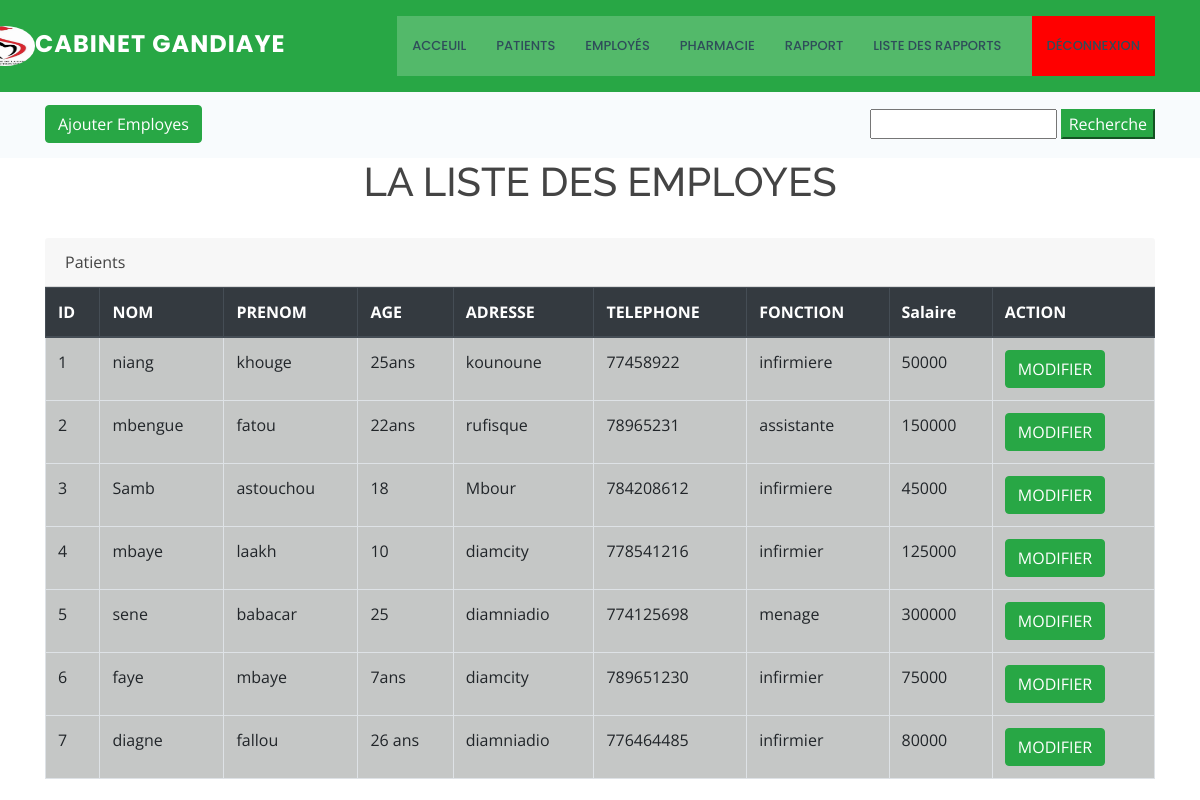
The page /recemp.php (signed in) on the database its author committed.
### tables this page shows
CREATE TABLE IF NOT EXISTS `employe` (
  `id_emp` int NOT NULL AUTO_INCREMENT,
  `prenom_emp` varchar(100) NOT NULL,
  `nom_emp` varchar(100) NOT NULL,
  `adr_emp` varchar(250) NOT NULL,
  `numtel_emp` varchar(15) NOT NULL,
  `cni` int NOT NULL,
  `age` varchar(15) NOT NULL,
  `fonc_emp` varchar(150) NOT NULL,
  PRIMARY KEY (`id_emp`)
);

### recemp.php (the view, shortened to what this page needs)
<!DOCTYPE html>
<html lang="en">
<?php include 'nav.php'; ?>
    <section class="breadcrumbs">
      <div class="container">
        <div class="d-flex justify-content-between align-items-center">
          <ol>
            <li><a class='btn btn-success float-start' href="colorlib-regform-19/ajouteremp.php">Ajouter Employes</a></li>
          </ol>
                   <?php echo "<form class='form-signin' action='recemp.php' method='POST'>
<input type='text' name='requete' class='form-header'>
<input type='submit' value='Recherche' class='btn-success'>
</form>";
 ?>
        </div>
      </div>
    </section>
    <div class="container">
      <h1 style="text-align: center;">LA LISTE DES EMPLOYES</h1>
      <table class="table table-bordered">
        <thead class="thead-dark">
          <tr>
            <th>ID</th>
            <th>NOM</th>
            <th>PRENOM</th>
            <th>AGE</th>
            <th>ADRESSE</th>
            <th>TELEPHONE</th>
            <th>FONCTION</th>
            <th>Salaire</th>
            <th>ACTION</th>
          </tr>
        </thead>
        <tbody style="background-color: rgb(197,199,198);" >
  <?php
  include('connexion-db.php');
       $req = "SELECT * FROM employe WHERE nom_emp LIKE ? " ;
     $parm = "%";
     $param_term = $parm . $_REQUEST["requete"] . "%";
         if($stmt = mysqli_prepare($conn, $req)){
         mysqli_stmt_bind_param($stmt, "s", $param_term);
         if(mysqli_stmt_execute($stmt)){
          $result = mysqli_stmt_get_result($stmt);
        echo '<br><div class="table-header"><div class="card-header">Patients</div>';
        if(mysqli_num_rows($result) > 0){
                while($row = mysqli_fetch_array($result, MYSQLI_ASSOC)){
           echo "<tr><td>".$row["id_emp"]."</td><td>".$row["nom_emp"]."</td><td>".$row["prenom_emp"]."</td><td>".$row["age"]."</td><td>".$row["adr_emp"]."</td><td>".$row["numtel_emp"]."</td><td>".$row["fonc_emp"]."</td><td>".$row["cni"]."</td><td><a class='btn btn-success float-center' href='colorlib-regform-19/modifieremp.php?id_emp=".$row["id_emp"]."''>MODIFIER</a></td></tr></tr>";
    }
    }
    }
    echo "</table>";
  } else {
    echo '<p class="align-middle">La liste des employes est vide</p>';
  }
  echo '</div></div></div>';
    ?>
</body>
</html>

### nav.php (shortened to what this page needs)
<!DOCTYPE html>
<html lang="en">
<head>
  <link href="assets/vendor/bootstrap/css/bootstrap.min.css" rel="stylesheet">
  <link href="assets/vendor/icofont/icofont.min.css" rel="stylesheet">
  <link href="assets/vendor/boxicons/css/boxicons.min.css" rel="stylesheet">
  <link href="assets/vendor/venobox/venobox.css" rel="stylesheet">
  <link href="assets/vendor/owl.carousel/assets/owl.carousel.min.css" rel="stylesheet">
  <link href="assets/vendor/aos/aos.css" rel="stylesheet">
  <link href="assets/css/style.css" rel="stylesheet">
</head>
<body>
  <header id="header" class="fixed-top p-3 mb-2 bg-success text-white" >
    <div class="container d-flex align-items-center">
      <div class="logo mr-auto">
        <h1 class="text-light" style="margin-left: -70px;"><a href="index.php"><img src="th (4).jpg" alt="log" style="border-radius: 50%;height: 100px; width: 60px;"><span>Cabinet Gandiaye</span></a></h1>
      </div>
      <nav class="nav-menu d-none d-lg-block">
        <ul>
          <li style="color: white;"><a href="index.php">Acceuil</a></li>
          <li style="color: white;"><a href="inner-page.php">Patients</a></li>
          <li style="color: white;"><a href="employes.php">Employés</a></li>
          <li style="color: white;"><a href="pharmacie.php">Pharmacie</a></li>
          <li style="color: white;"><a href="colorlib-regform-19/formrap.php">Rapport</a></li>
          <li class="drop-down" style="color: white;"><a href="">Liste des Rapports</a>
            <?php
                                     include('connexion-db.php');
                                    $query = "SELECT annee FROM rapport GROUP BY annee ORDER BY annee ";
                                    $result = $conn->query($query);
                                     while ($row = $result->fetch_assoc()){
             ?>
                </li>
                <?php } ?>
                </ul>
          <li style="background-color: red;"><?php
           include'Login_v1/deconnect.php';
           ?></li>
      </nav>
    </div>
  </header>
  <main id="main">
</body>
</html>

### Login_v1/deconnect.php (shortened to what this page needs)
<div id="content">
    <a class="nav-link js-scroll-trigger" href='Login_v1/index.php?deconnexion=true'>Déconnexion</a>
</div>

### assets/css/style.css (style rules this page uses)
body { font-family: "Open Sans", sans-serif; color: #444444; }
a { color: #67b0d1; }
h1, h2, h3, h4, h5, h6 { font-family: "Raleway", sans-serif; }
#main { margin-top: 90px; }
#header { transition: all 0.5s; z-index: 997; transition: all 0.5s; padding: 15px 0; background: rgba(103, 176, 209, 0.8); }
#header .logo h1 { font-size: 24px; margin: 0; line-height: 1; font-weight: 700; letter-spacing: 1px; font-family: "Poppins", sans-serif; text-transform: uppercase; }
#header .logo h1 a, #header .logo h1 a:hover { color: #fff; text-decoration: none; }
#header .logo img { padding: 0; margin: 0; max-height: 40px; }
.nav-menu, .nav-menu * { margin: 0; padding: 0; list-style: none; }
.nav-menu > ul > li { position: relative; white-space: nowrap; float: left; background: rgba(255, 255, 255, 0.2); }
.nav-menu a { display: block; position: relative; color: #2f4d5a; padding: 20px 15px; transition: 0.3s; font-size: 13px; font-family: "Poppins", sans-serif; text-transform: uppercase; font-weight: 500; }
.nav-menu .drop-down > a:after { content: "\ea99"; font-family: IcoFont; padding-left: 5px; }
.mobile-nav { position: fixed; top: 55px; right: 15px; bottom: 15px; left: 15px; z-index: 9999; overflow-y: auto; background: #fff; transition: ease-in-out 0.2s; opacity: 0; visibility: hidden; border-radius: 10px; padding: 10px 0; }
.mobile-nav * { margin: 0; padding: 0; list-style: none; }
.mobile-nav a { display: block; position: relative; color: #2f4d5a; padding: 10px 20px; font-weight: 500; outline: none; }
.mobile-nav .drop-down > a:after { content: "\ea99"; font-family: IcoFont; padding-left: 10px; position: absolute; right: 15px; }
.mobile-nav .drop-down > a { padding-right: 35px; }
section { padding: 60px 0; }
.breadcrumbs { padding: 15px 0; background-color: #f8fbfd; min-height: 40px; }
.breadcrumbs ol { display: flex; flex-wrap: wrap; list-style: none; padding: 0; margin: 0; font-size: 14px; }

### rows shown on the page
employe: id_emp "1", nom_emp "niang", prenom_emp "khouge", age "25ans", adr_emp "kounoune", numtel_emp "77458922", fonc_emp "infirmiere", cni "50000"
employe: id_emp "2", nom_emp "mbengue", prenom_emp "fatou", age "22ans", adr_emp "rufisque", numtel_emp "78965231", fonc_emp "assistante", cni "150000"
employe: id_emp "3", nom_emp "Samb", prenom_emp "astouchou", age "18", adr_emp "Mbour", numtel_emp "784208612", fonc_emp "infirmiere", cni "45000"
employe: id_emp "4", nom_emp "mbaye", prenom_emp "laakh", age "10", adr_emp "diamcity", numtel_emp "778541216", fonc_emp "infirmier", cni "125000"
employe: id_emp "5", nom_emp "sene", prenom_emp "babacar", age "25", adr_emp "diamniadio", numtel_emp "774125698", fonc_emp "menage", cni "300000"
employe: id_emp "6", nom_emp "faye", prenom_emp "mbaye", age "7ans", adr_emp "diamcity", numtel_emp "789651230", fonc_emp "infirmier", cni "75000"
employe: id_emp "7", nom_emp "diagne", prenom_emp "fallou", age "26 ans", adr_emp "diamniadio", numtel_emp "776464485", fonc_emp "infirmier", cni "80000"
